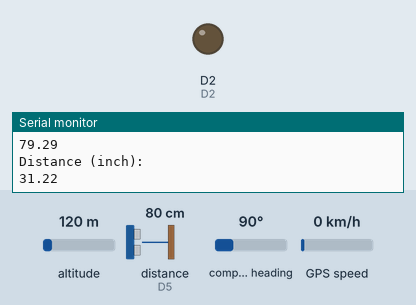
Simulated run of this sketch. Board: ESP8266 (NodeMCU). Parts: output pins drawn as LEDs (lit = HIGH), the last lines printed to the serial monitor. Wiring (inferred from the names in the program): ultrasonic range finder: trigger D6; echo D5. Dashed ring = blinking. The inputs (shaded band) are chosen by the test bench; at power-on: distance to the obstacle (sensor on D5) 80 cm, altitude 120 m, compass heading 90°, GPS speed 0 km/h. The echo pulse lasts 58.3 µs per cm; WiFi joins after 1.5 s; servers stay silent unless stated; the GPS gets a fix after 3 s at 37.7749, -122.4194 with 8 satellites; pins used as bus, display or sensor lines are not drawn.

Above: at 2.7 s.
2.8 s: distance to the obstacle (sensor on D5) set to 53 cm
5.0 s: distance to the obstacle (sensor on D5) set to 48 cm
At 6.25 s:
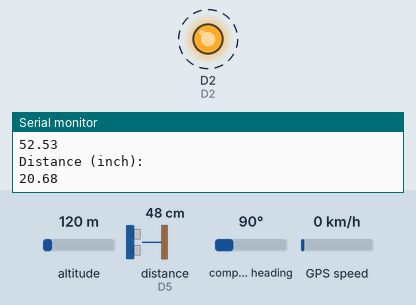
9.4 s: distance to the obstacle (sensor on D5) set to 60 cm
At 9.9 s:
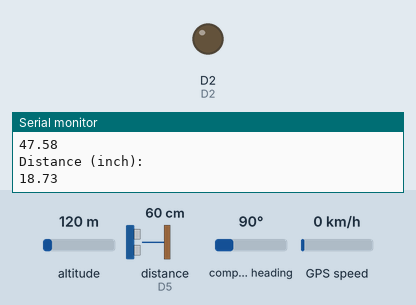
10.9 s: distance to the obstacle (sensor on D5) set to 2 cm
At 12.4 s:
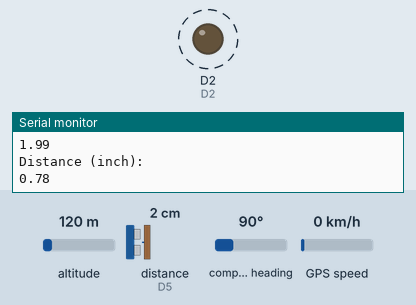
Timing chart, 0 to 16.3 s (numbered marks = the images above; inputs shaded):
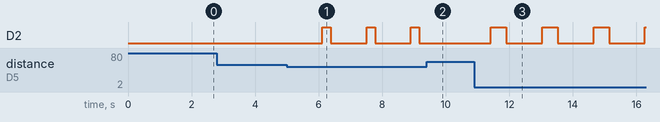

Measured:
- the behaviour switches between 51 and 50 cm on distance to the obstacle (sensor on D5) (found by bisection; images 0 and 1)
- after the input at 5.0 s, D2: alternates HIGH for 0.26 s and LOW for 1.1 s, starting after 1.1 s
- after the input at 9.4 s, D2: stays LOW (without the input it goes to HIGH after 0.89 s)
- after the input at 10.9 s, D2: alternates HIGH for 0.49 s and LOW for 1.1 s, starting after 0.52 s

The sketch:

Finale_code.ino
```cpp
#include <TinyGPS++.h>
#include <SoftwareSerial.h>
#include <ESP8266WiFi.h>        // Include the Wi-Fi library
#include <ThingSpeak.h>
#include <WiFiClient.h>


const char* ssid     = "appa";         // The SSID (name) of the Wi-Fi network you want to connect to
const char* password = "appaappa";     // The password of the Wi-Fi network
WiFiClient client;
TinyGPSPlus gps;
SoftwareSerial SerialGPS(16, 5);
unsigned long myChannelNumber = 2045688;
const char * myWriteAPIKey = "QQECRKVN8NUBXPSK";

const int trigPin = 12;
const int echoPin = 14;
const int D2 = 4;
float Latitude , Longitude;
int year , month , date, hour , minute , second;
String DateString , TimeString , LatitudeString , LongitudeString;
WiFiServer server(80);

//define sound velocity in cm/uS
#define SOUND_VELOCITY 0.034
#define CM_TO_INCH 0.393701

long duration;
float distanceCm;
float distanceInch;

void setup() {
  SerialGPS.begin(9600);
  Serial.begin(9600);         // Start the Serial communication to send messages to the computer
  delay(10);
  Serial.println('\n');

  WiFi.begin(ssid, password);             // Connect to the network
  Serial.print("Connecting to ");
  Serial.print(ssid); Serial.println(" ...");

  int i = 0;
  while (WiFi.status() != WL_CONNECTED) { // Wait for the Wi-Fi to connect
    delay(10);
    Serial.print(++i); Serial.print(' ');
  }

  Serial.println('\n');
  Serial.println("Connection established!");
  Serial.print("IP address:\t");
  Serial.println(WiFi.localIP());         // Send the IP address of the ESP8266 to the computer
  pinMode(trigPin, OUTPUT); // Sets the trigPin as an Output
  pinMode(echoPin, INPUT); // Sets the echoPin as an Input
  pinMode(D2,OUTPUT);
  ThingSpeak.begin(client);

  while (WiFi.status() != WL_CONNECTED)
  {
    delay(500);
    Serial.print(".");
  }
  Serial.println("");
  Serial.println("WiFi connected");

  server.begin();
  Serial.println("Server started");
  Serial.println(WiFi.localIP());
}


void loop() {
  digitalWrite(trigPin, LOW);
  delayMicroseconds(1);
  // Sets the trigPin on HIGH state for 10 micro seconds
  digitalWrite(trigPin, HIGH);
  delayMicroseconds(1);
  digitalWrite(trigPin, LOW);

  // Reads the echoPin, returns the sound wave travel time in microseconds
  duration = pulseIn(echoPin, HIGH);

  // Calculate the distance
  distanceCm = duration * SOUND_VELOCITY/2;
    if (distanceCm < 50){
    digitalWrite(D2, HIGH);
    delay(500-(5*distanceCm));
    digitalWrite(D2, LOW);
  }

  // Convert to inches
  distanceInch = distanceCm * CM_TO_INCH;

  // Prints the distance on the Serial Monitor
  Serial.println("Distance (cm): ");
  Serial.println(distanceCm);
  Serial.println("Distance (inch): ");
  Serial.println(distanceInch);

  delay(10);
  ThingSpeak.writeField(myChannelNumber, 1, LatitudeString, myWriteAPIKey);
  ThingSpeak.writeField(myChannelNumber, 1, LongitudeString, myWriteAPIKey);
  delay(500);

  while (SerialGPS.available() > 0)
    if (gps.encode(SerialGPS.read()))
    {
      if (gps.location.isValid())
      {
        Latitude = gps.location.lat();
        LatitudeString = String(Latitude , 6);
        Longitude = gps.location.lng();
        LongitudeString = String(Longitude , 6);
      }

      if (gps.date.isValid())
      {
        DateString = "";
        date = gps.date.day();
        month = gps.date.month();
        year = gps.date.year();

        if (date < 10)
        DateString = '0';
        DateString += String(date);

        DateString += " / ";

        if (month < 10)
        DateString += '0';
        DateString += String(month);
        DateString += " / ";

        if (year < 10)
        DateString += '0';
        DateString += String(year);
      }

      if (gps.time.isValid())
      {
        TimeString = "";
        hour = gps.time.hour()+ 5; //adjust UTC
        minute = gps.time.minute();
        second = gps.time.second();

        if (hour < 10)
        TimeString = '0';
        TimeString += String(hour);
        TimeString += " : ";

        if (minute < 10)
        TimeString += '0';
        TimeString += String(minute);
        TimeString += " : ";

        if (second < 10)
        TimeString += '0';
        TimeString += String(second);
      }

    }
  WiFiClient client = server.available();
  if (!client)
  {
    return;
  }

  //Response
  String s = "HTTP/1.1 200 OK\r\nContent-Type: text/html\r\n\r\n <!DOCTYPE html> <html> <head> <title>NEO-6M GPS Readings</title> <style>";
  s += "table, th, td {border: 1px solid blue;} </style> </head> <body> <h1  style=";
  s += "font-size:300%;";
  s += " ALIGN=CENTER>NEO-6M GPS Readings</h1>";
  s += "<p ALIGN=CENTER style=""font-size:150%;""";
  s += "> <b>Location Details</b></p> <table ALIGN=CENTER style=";
  s += "width:50%";
  s += "> <tr> <th>Latitude</th>";
  s += "<td ALIGN=CENTER >";
  s += LatitudeString;
  s += "</td> </tr> <tr> <th>Longitude</th> <td ALIGN=CENTER >";
  s += LongitudeString;
  s += "</td> </tr> <tr>  <th>Date</th> <td ALIGN=CENTER >";
  s += DateString;
  s += "</td></tr> <tr> <th>Time</th> <td ALIGN=CENTER >";
  s += TimeString;
  s += "</td>  </tr> </table> ";


  if (gps.location.isValid())
  {
    s += "<p align=center><a style=""color:RED;font-size:125%;"" href=""http://maps.google.com/maps?&z=15&mrt=yp&t=k&q=";
    s += LatitudeString;
    s += "+";
    s += LongitudeString;
    s += """ target=""_top"">Click here</a> to open the location in Google Maps.</p>";
  }

  s += "</body> </html> \n";

  client.print(s);
  delay(100);


}
```
